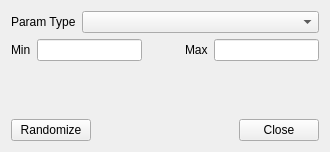
<?xml version="1.0" encoding="UTF-8"?>
<ui version="4.0">
 <class>CRandomizeForm</class>
 <widget class="QWidget" name="CRandomizeForm">
  <property name="geometry">
   <rect>
    <x>0</x>
    <y>0</y>
    <width>330</width>
    <height>152</height>
   </rect>
  </property>
  <property name="windowTitle">
   <string>Form</string>
  </property>
  <layout class="QVBoxLayout" name="verticalLayout">
   <item>
    <layout class="QHBoxLayout" name="horizontalLayout">
     <item>
      <widget class="QLabel" name="label_Type">
       <property name="sizePolicy">
        <sizepolicy hsizetype="Minimum" vsizetype="Preferred">
         <horstretch>0</horstretch>
         <verstretch>0</verstretch>
        </sizepolicy>
       </property>
       <property name="text">
        <string>Param Type</string>
       </property>
      </widget>
     </item>
     <item>
      <widget class="QComboBox" name="combo_setType">
       <property name="sizePolicy">
        <sizepolicy hsizetype="Expanding" vsizetype="Fixed">
         <horstretch>0</horstretch>
         <verstretch>0</verstretch>
        </sizepolicy>
       </property>
      </widget>
     </item>
    </layout>
   </item>
   <item>
    <layout class="QHBoxLayout" name="horizontalLayout_2">
     <item>
      <widget class="QLabel" name="label_Min">
       <property name="text">
        <string>Min</string>
       </property>
      </widget>
     </item>
     <item>
      <widget class="QLineEdit" name="lineEdit_Min"/>
     </item>
     <item>
      <spacer name="horizontalSpacer_2">
       <property name="orientation">
        <enum>Qt::Horizontal</enum>
       </property>
       <property name="sizeHint" stdset="0">
        <size>
         <width>40</width>
         <height>20</height>
        </size>
       </property>
      </spacer>
     </item>
     <item>
      <widget class="QLabel" name="label_Max">
       <property name="text">
        <string>Max</string>
       </property>
      </widget>
     </item>
     <item>
      <widget class="QLineEdit" name="lineEdit_Max"/>
     </item>
    </layout>
   </item>
   <item>
    <spacer name="verticalSpacer">
     <property name="orientation">
      <enum>Qt::Vertical</enum>
     </property>
     <property name="sizeHint" stdset="0">
      <size>
       <width>20</width>
       <height>40</height>
      </size>
     </property>
    </spacer>
   </item>
   <item>
    <layout class="QHBoxLayout" name="horizontalLayout_3">
     <item>
      <widget class="QPushButton" name="push_Randomize">
       <property name="text">
        <string>Randomize</string>
       </property>
      </widget>
     </item>
     <item>
      <spacer name="horizontalSpacer">
       <property name="orientation">
        <enum>Qt::Horizontal</enum>
       </property>
       <property name="sizeHint" stdset="0">
        <size>
         <width>40</width>
         <height>20</height>
        </size>
       </property>
      </spacer>
     </item>
     <item>
      <widget class="QPushButton" name="push_Close">
       <property name="text">
        <string>Close</string>
       </property>
      </widget>
     </item>
    </layout>
   </item>
  </layout>
 </widget>
 <resources/>
 <connections/>
</ui>
